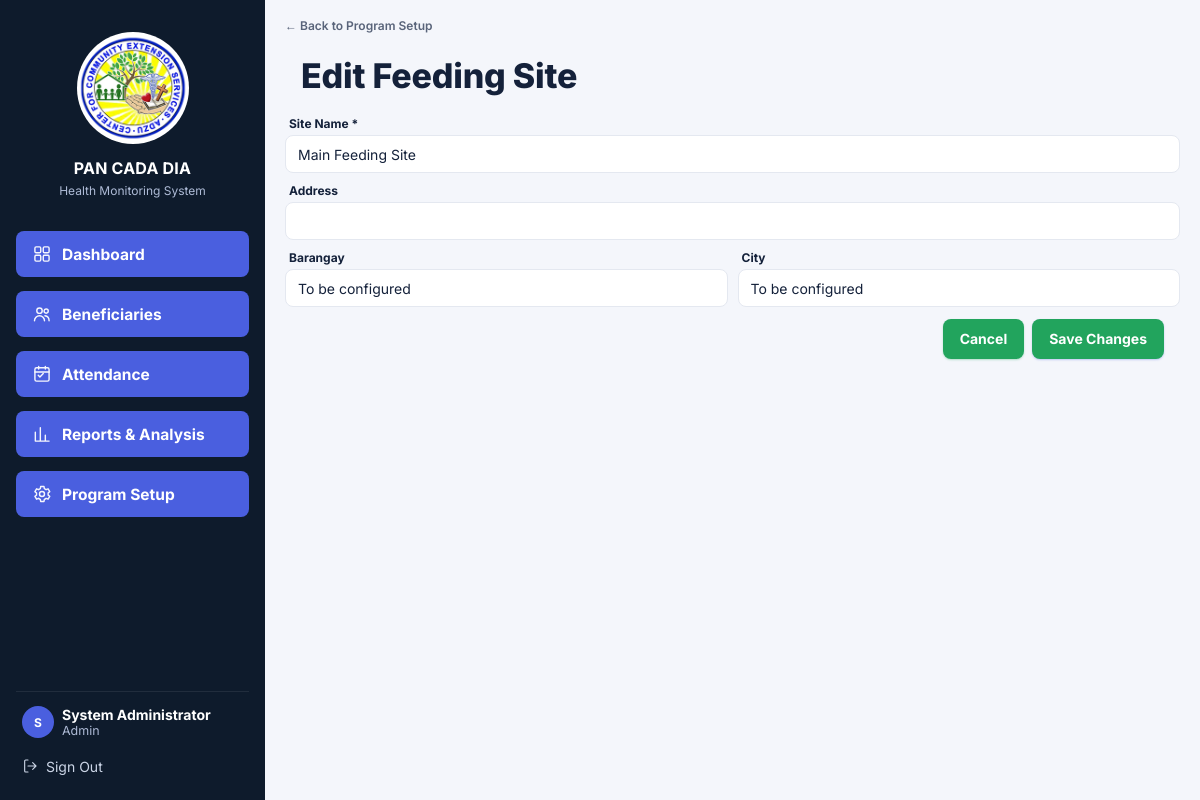
The page /site_edit.php?id=1 (signed in) on the database its author committed.
### tables this page shows
CREATE TABLE IF NOT EXISTS feeding_sites (
    site_id INT UNSIGNED AUTO_INCREMENT PRIMARY KEY,
    site_name VARCHAR(150) NOT NULL,
    address VARCHAR(255) NULL,
    barangay VARCHAR(120) NULL,
    municipality VARCHAR(120) NULL,
    status ENUM('ACTIVE','INACTIVE') NOT NULL DEFAULT 'ACTIVE'
);

### config.php (called while the page is built, shortened)
<?php
function e($value): string {
    return htmlspecialchars((string)$value, ENT_QUOTES, 'UTF-8');
}

### site_edit.php (the view, shortened to what this page needs)
<?php
require_once __DIR__ . '/db.php';
$id = (int)($_GET['id'] ?? $_POST['site_id'] ?? 0);
$load = $pdo->prepare("SELECT * FROM feeding_sites WHERE site_id = ?");
$load->execute([$id]);
$site = $load->fetch();
$pageEyebrowHtml = '<a class="back-link" href="manage.php">&larr; Back to Program Setup</a>';
require __DIR__ . '/partials/header.php';
?>
<div class="form-panel">
    <form method="post" action="site_edit.php?id=<?= $id ?>">
        <div class="form-grid">
            <div class="full-col">
                <label>Site Name *</label>
                <input name="site_name" value="<?= e($site['site_name']) ?>" required>
            </div>
            <div class="full-col">
                <label>Address</label>
                <input name="address" value="<?= e($site['address']) ?>">
            </div>
            <div>
                <label>Barangay</label>
                <input name="barangay" value="<?= e($site['barangay']) ?>">
            </div>
            <div>
                <label>City</label>
                <input name="municipality" value="<?= e($site['municipality']) ?>">
            </div>
        </div>
        <div class="form-actions">
            <a class="btn success cancel-button" href="manage.php">Cancel</a>
            <button class="btn primary">Save Changes</button>
        </div>
    </form>
</div>
<?php require __DIR__ . '/partials/footer.php'; ?>

### assets/css/base.css (style rules this page uses)
:root { --navy-900: #0e1b2c; --navy-800: #16283f; --navy-700: #1e3454; --primary: #4a5fdf; --primary-dark: #3b4dc4; --primary-light: #eef0fd; --success: #22a45d; --success-dark: #1c8a4d; --success-bg: #e7f8ee; --quick-action: #4db497; --quick-action-dark: #3f9d83; --blue-600: #4a5fdf; --blue-500: #6b7de8; --blue-50: #eef0fd; --bg: #f4f6fb; --card: #ffffff; --border: #e4e8f0; --text: #14213a; --muted: #59647a; --muted-2: #66708a; --radius: 10px; --radius-sm: 8px; --shadow: 0 1px 2px rgba(16, 24, 40, .04), 0 1px 3px rgba(16, 24, 40, .04); --green: #137a40; --green-bg: #e7f8ee; --red: #c53030; --red-bg: #fdeaea; --orange: #966300; --orange-bg: #fef3e0; --blue-tone: #4a5fdf; --blue-tone-bg: #eef0fd; --gray-tone: #59647a; --gray-tone-bg: #eef1f6; --purple: #7c3aed; --purple-bg: #f3ecff; --teal: #14b8a6; --teal-bg: #e3faf6; }
* { box-sizing: border-box; }
html, body { height: 100%; }
body { margin: 0; font-family: "Inter", "Segoe UI", Roboto, Helvetica, Arial, sans-serif; background: var(--bg); color: var(--text); -webkit-font-smoothing: antialiased; }
a { color: var(--primary); text-decoration: none; }
body { font-size: 14px; }

### assets/css/layout.css (style rules this page uses)
.back-link { display: inline-flex; align-items: center; gap: 5px; font-size: 12px; font-weight: 600; color: var(--muted); margin-bottom: 6px; }

### assets/css/components.css (style rules this page uses)
.btn { display: inline-flex; align-items: center; gap: 6px; border: 1px solid transparent; border-radius: 8px; padding: 10px 16px; min-height: 40px; font-weight: 700; cursor: pointer; font-size: 14px; font-family: inherit; line-height: 1.2; justify-content: center; }
.btn.primary { background: var(--success); color: #fff; box-shadow: 0 1px 2px rgba(74, 95, 223, .3); margin-right: 16px; }
.btn.success { background: var(--success); color: #fff; box-shadow: 0 1px 2px rgba(34, 164, 93, .3); }

### assets/css/forms.css (style rules this page uses)
.form-grid { display: grid; grid-template-columns: 1fr 1fr; gap: 10px; }
.form-grid .full-col { grid-column: 1 / -1; }
label { display: block; font-weight: 700; font-size: 12px; margin: 0 0 4px 4px; color: var(--text); }
input, select, textarea { width: 100%; border: 1px solid var(--border); border-radius: 8px; padding: 9px 12px; min-height: 38px; font: inherit; background: #fff; color: var(--text); }
.form-actions { display: flex; justify-content: flex-end; gap: 8px; margin-top: 12px; }
.form-panel { max-width: 900px; margin-left: auto; margin-right: auto; }

### assets/css/responsive.css (style rules this page uses)
html { -webkit-text-size-adjust: 100%; text-size-adjust: 100%; }
body { min-height: 100vh; min-height: 100dvh; overflow-wrap: break-word; }

### rows shown on the page
feeding_sites: site_name "Main Feeding Site", barangay "To be configured", municipality "To be configured"

### other values the page prints
APP_NAME "PAN CADA DIA"
$pcd_item['label'] "Dashboard"
$pcd_item['label'] "Beneficiaries"
$pcd_item['label'] "Attendance"
$pcd_item['label'] "Reports & Analysis"
$pcd_item['label'] "Program Setup"
$_SESSION['user_name'] "System Administrator"
$_SESSION['role'] "Admin"
$pageTitle "Edit Feeding Site"
